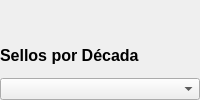
               <widget class="QWidget" name="verticalLayout_labels_bottom">
                <layout class="QVBoxLayout" name="verticalLayout_29">
                 <property name="leftMargin">
                  <number>0</number>
                 </property>
                 <property name="topMargin">
                  <number>0</number>
                 </property>
                 <property name="rightMargin">
                  <number>0</number>
                 </property>
                 <property name="bottomMargin">
                  <number>0</number>
                 </property>
                 <item>
                  <widget class="QWidget" name="widget_9" native="true">
                   <layout class="QVBoxLayout" name="verticalLayout_20">
                    <property name="leftMargin">
                     <number>0</number>
                    </property>
                    <property name="topMargin">
                     <number>0</number>
                    </property>
                    <property name="rightMargin">
                     <number>0</number>
                    </property>
                    <property name="bottomMargin">
                     <number>0</number>
                    </property>
                    <item>
                     <widget class="QWidget" name="decade_chart_container" native="true">
                      <layout class="QVBoxLayout" name="verticalLayout_7">
                       <property name="leftMargin">
                        <number>0</number>
                       </property>
                       <property name="topMargin">
                        <number>0</number>
                       </property>
                       <property name="rightMargin">
                        <number>0</number>
                       </property>
                       <property name="bottomMargin">
                        <number>0</number>
                       </property>
                      </layout>
                     </widget>
                    </item>
                    <item>
                     <widget class="QLabel" name="label_decade_title">
                      <property name="styleSheet">
                       <string>font-size: 16px; font-weight: bold;</string>
                      </property>
                      <property name="text">
                       <string>Sellos por Década</string>
                      </property>
                     </widget>
                    </item>
                    <item>
                     <widget class="QComboBox" name="combo_decade"/>
                    </item>
                   </layout>
                  </widget>
                 </item>
                </layout>
               </widget>
